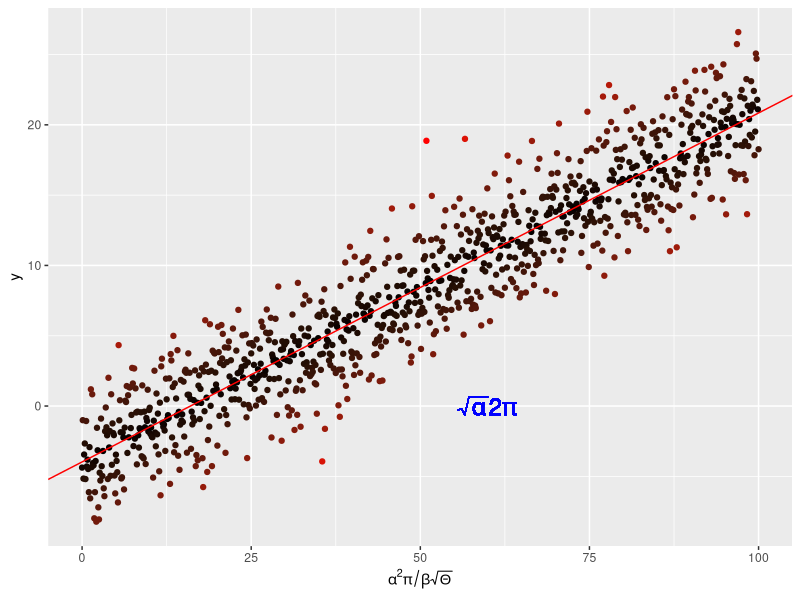

Reproduce this figure in R. (Note: this script raises an error after producing the figure.)
#!usr/bin/env Rscript

##------------------------------------------
## Name: plotLin.R
## Description: Script with mathematical annotation in plot
## Author: Vitor Ferreira, f.ferreira22@imperial.ac.uk
## Date: October 2022
## Inputs: none
## Outputs: MyLinReg.pdf
##------------------------------------------


# Clean enviroment
rm(list = ls())

# Clear graphics
graphics.off()

# Load Libraries
suppressMessages(require(tidyverse, quietly = T))


# Setting up variables
x <- seq(0, 100, by = 0.1)
y <- -4. + 0.25 * x + rnorm(length(x), mean = 0., sd = 2.5)

# Setting dataframe
my_data <- data.frame(x = x, y = y)

# perform a linear regression
my_lm <- summary(lm(y ~ x, data = my_data))

# plotting the data
p <-  ggplot(my_data, aes(x = x, y = y, colour = abs(my_lm$residual))) +
  geom_point() +
  scale_colour_gradient(low = "black", high = "red") +
  theme(legend.position = "none") +
  scale_x_continuous(expression(alpha^2 * pi / beta * sqrt(Theta)))


# add the regression line
p <- p + geom_abline(intercept = my_lm$coefficients[1][1],
                     slope = my_lm$coefficients[2][1],
                     colour = "red")

# throw some math on the plot
p <- p + 
  geom_text(aes(x = 60, y = 0,
                label = "sqrt(alpha) * 2* pi"), 
            parse = TRUE, size = 6, 
            colour = "blue")

pdf("../results/MyLinReg.pdf")
print(p)
graphics.off()

